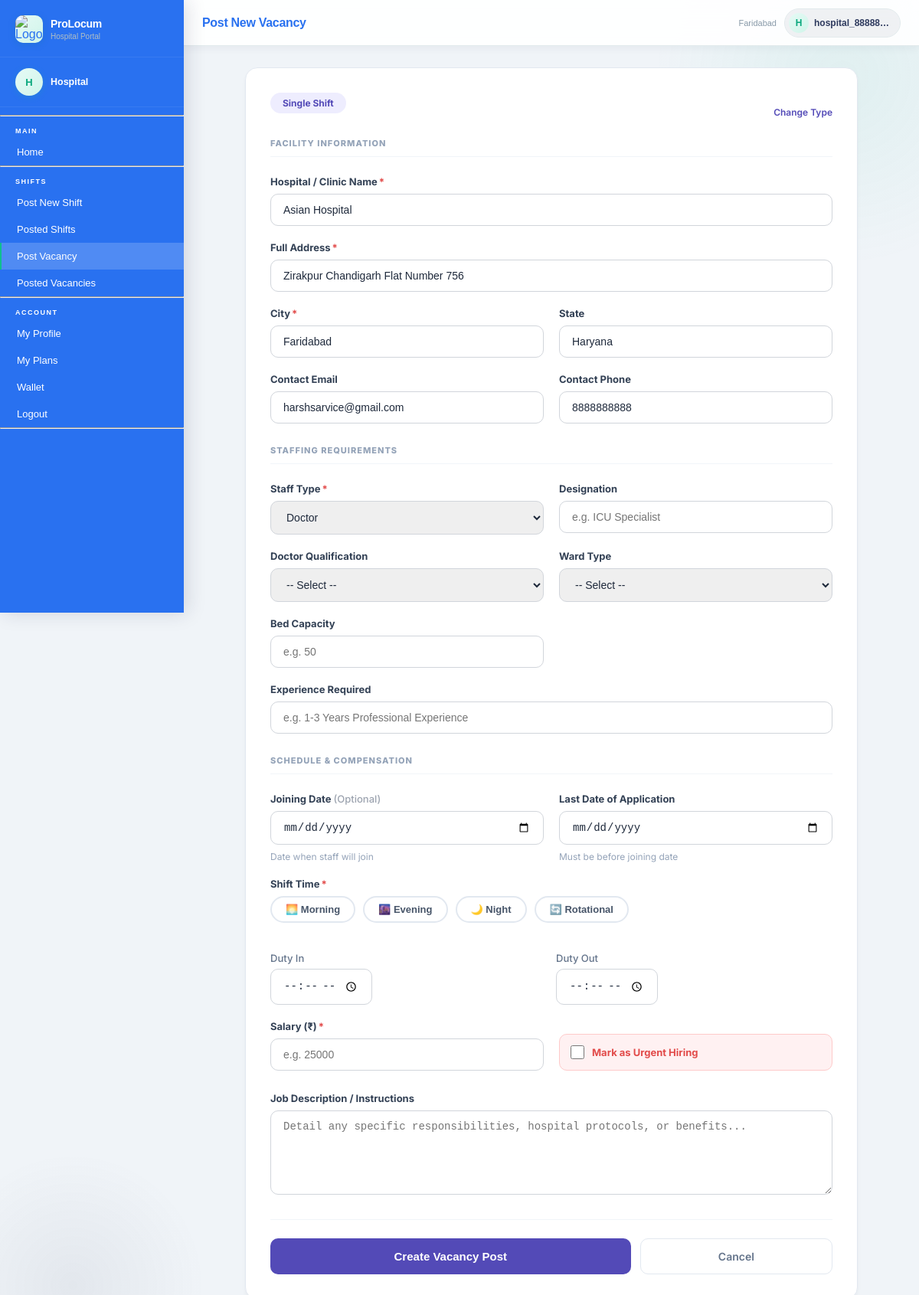
The app's page /hospitals/vacancy/post/ (signed in) with its own data.
### users/models.py (models this page shows, shortened)
class CustomUser(AbstractUser):
    ROLE_CHOICES = (
        ('doctor', 'Doctor'),
        ('nurse', 'Nurse'),
        ('hospital', 'Hospital'),
        ('admin', 'Admin'),
    )
    role   = models.CharField(max_length=20, choices=ROLE_CHOICES)
    mobile = models.CharField(max_length=10, unique=True, null=True, blank=True)  # ✅ Unique mobile

### hospitals/models.py (models this page shows, shortened)
class HospitalProfile(models.Model):
    HOSPITAL_TYPE_CHOICES = [
        ('private', 'Private'),
        ('government', 'Government'),
        ('trust', 'Trust / NGO'),
        ('clinic', 'Clinic'),
    ]
    user             = models.OneToOneField(settings.AUTH_USER_MODEL, on_delete=models.CASCADE, related_name='hospital_profile')
    hospital_name    = models.CharField(max_length=200)
    hospital_type    = models.CharField(max_length=20, choices=HOSPITAL_TYPE_CHOICES, blank=True)
    registration_no  = models.CharField(max_length=100, blank=True)
    is_registration_complete = models.BooleanField(default=False)
    contact_person   = models.CharField(max_length=150, blank=True)
    phone            = models.CharField(max_length=15, blank=True)
    email            = models.EmailField(blank=True)
    address          = models.TextField(blank=True)
    state            = models.CharField(max_length=100, blank=True)
    city             = models.CharField(max_length=100, blank=True)
    pincode          = models.CharField(max_length=10, blank=True)
    specialities     = models.TextField(blank=True)   # comma-separated
    bed_count        = models.PositiveIntegerField(null=True, blank=True)
    logo             = models.ImageField(upload_to='hospitals/logos/', null=True, blank=True)
    registration_doc = models.FileField(upload_to='hospitals/docs/', null=True, blank=True)
    pan_card         = models.FileField(upload_to='hospitals/pan/', null=True, blank=True)
    aadhar_photo     = models.FileField(upload_to='hospitals/aadhar/', null=True, blank=True)
    registered_state = models.CharField(max_length=100, blank=True)
    is_verified      = models.BooleanField(default=False)
    created_at       = models.DateTimeField(auto_now_add=True)
    updated_at       = models.DateTimeField(auto_now=True)
    STATUS_CHOICES = [
    ('pending', 'Pending'),
    ('approved', 'Approved'),
    ('rejected', 'Rejected'),
]
    verification_status = models.CharField(max_length=10, choices=STATUS_CHOICES, default='pending')

### hospitals/views.py (the view)
# urls.py: path('vacancy/post/',                           hospital_views.post_vacancy,                name='hospital_post_vacancy'),
@login_required
def post_vacancy(request):
    if request.method == 'POST':
        can_post, msg = can_post_vacancy(request.user)
        if not can_post:
            messages.error(request, f' {msg}')
            return redirect('hospital_posted_vacancies')
        form = VacancyForm(request.POST)
        if form.is_valid():
            vacancy = form.save(commit=False)
            vacancy.posted_by = request.user
            vacancy.save()
            use_vacancy_post_limit(request.user)
            messages.success(request, 'Vacancy posted successfully!')
            return redirect('hospital_posted_vacancies')
        return render(request, 'hospitals/post_vacancy_form.html', {
            'form': form,
            'shift_type': request.POST.get('shift_type', 'single'),
        })
    else:
        shift_type = 'single'
        form = VacancyForm()
        try:
            profile = request.user.hospital_profile
            form.initial['hospital_name'] = profile.hospital_name
            form.initial['location']      = profile.address
            form.initial['city']          = profile.city
            form.initial['state']         = profile.state
            form.initial['contact_email'] = profile.email if hasattr(profile, 'email') else ''
            form.initial['contact_phone'] = profile.phone if hasattr(profile, 'phone') else ''
        except Exception:
            pass
        return render(request, 'hospitals/post_vacancy_form.html', {
            'form': form,
            'shift_type': shift_type,
        })

### hospitals/templates/hospitals/post_vacancy_form.html (shortened to what this page needs)
{% extends 'hospitals/base.html' %}
{% block page_title %}Post New Vacancy{% endblock %}
{% block content %}
<div class="dash-wrap">
    <div class="form-card">
        <div style="display:flex; justify-content:space-between; align-items:center; margin-bottom:8px;">
            <div class="type-pill">
                <span>{% if shift_type == 'single' %}Single Shift{% else %}Multiple / Recurring Shift{% endif %}</span>
            </div>
            <a href="{% url 'hospital_post_vacancy' %}" style="font-size:12px; color:#534AB7; font-weight:600; text-decoration:none;">Change Type</a>
        </div>
        <form method="post" action="{% url 'hospital_post_vacancy' %}">
            <span class="form-section-title">Facility Information</span>
            <div class="f-grid">
                <div class="f-group f-full">
                    <label class="f-label">Hospital / Clinic Name<span class="required-star">*</span></label>
                    <input type="text" name="hospital_name" value="{{ form.hospital_name.value|default:'' }}" class="f-input" placeholder="e.g. City General Hospital" required>
                </div>
                <div class="f-group f-full">
                    <label class="f-label">Full Address<span class="required-star">*</span></label>
                    <input type="text" name="location" value="{{ form.location.value|default:'' }}" class="f-input" placeholder="Street, Building, Landmark" required>
                </div>
                <div class="f-group">
                    <label class="f-label">City<span class="required-star">*</span></label>
                    <input type="text" name="city" value="{{ form.city.value|default:'' }}" class="f-input" placeholder="e.g. New Delhi" required>
                </div>
                <div class="f-group">
                    <label class="f-label">State</label>
                    <input type="text" name="state" value="{{ form.state.value|default:'' }}" class="f-input" placeholder="e.g. Delhi">
                </div>
                <div class="f-group">
                    <label class="f-label">Contact Email</label>
                    <input type="email" name="contact_email" value="{{ form.contact_email.value|default:'' }}" class="f-input" placeholder="hr@hospital.com">
                </div>
                <div class="f-group">
                    <label class="f-label">Contact Phone</label>
                    <input type="text" name="contact_phone" value="{{ form.contact_phone.value|default:'' }}" class="f-input" placeholder="e.g. 9876543210">
                </div>
            </div>
            <span class="form-section-title">Staffing Requirements</span>
            <div class="f-grid">
                <div class="f-group">
                    <label class="f-label">Staff Type<span class="required-star">*</span></label>
                    <select name="staff_type" class="f-input" id="staff_type_select" onchange="toggleQual()">
                        <option value="doctor" {% if form.staff_type.value == 'doctor' %}selected{% endif %}>Doctor</option>
                    </select>
                </div>
                <div class="f-group">
                    <label class="f-label">Designation</label>
                    <input type="text" name="designation" value="{{ form.designation.value|default:'' }}" class="f-input" placeholder="e.g. ICU Specialist">
                </div>
                <div class="f-group" id="doctor_qual">
    <label class="f-label">Doctor Qualification</label>
    <select name="doctor_qualification" class="f-input">
        <option value="">-- Select --</option>
    </select>
</div>
                <div class="f-group">
                    <label class="f-label">Ward Type</label>
                    <select name="ward_type" class="f-input">
                        <option value="">-- Select --</option>
                    </select>
                </div>
                <div class="f-group">
                    <label class="f-label">Bed Capacity</label>
                    <input type="number" name="bed_capacity" value="{{ form.bed_capacity.value|default:'' }}" class="f-input" placeholder="e.g. 50">
                </div>
                <div class="f-group f-full">
                    <label class="f-label">Experience Required</label>
                    <input type="text" name="experience_required" value="{{ form.experience_required.value|default:'' }}" class="f-input" placeholder="e.g. 1-3 Years Professional Experience">
                </div>
            </div>
            <span class="form-section-title">Schedule & Compensation</span>
            <div class="f-grid">
                <div class="f-group">
    <label class="f-label">Joining Date <span style="color:#9ca3af; font-weight:500;">(Optional)</span></label>
    <input type="date" name="start_date" value="{{ form.start_date.value|default:'' }}" class="f-input">
    <span style="font-size:12px; color:#94a3b8;">Date when staff will join</span>
</div>
<div class="f-group">
    <label class="f-label">Last Date of Application</label>
    <input type="date" name="end_date" value="{{ form.end_date.value|default:'' }}" class="f-input">
    <span style="font-size:12px; color:#94a3b8;">Must be before joining date</span>
</div>
                <div class="f-group f-full">
                    <label class="f-label">Shift Time<span class="required-star">*</span></label>
                    <div style="display:flex; gap:10px; flex-wrap:wrap; margin-bottom:10px;">
                        <button type="button" class="shift-btn" onclick="setShift('06:00','14:00','Morning Shift',this)">🌅 Morning</button>
                        <button type="button" class="shift-btn" onclick="setShift('14:00','22:00','Evening Shift',this)">🌆 Evening</button>
                        <button type="button" class="shift-btn" onclick="setShift('22:00','06:00','Night Shift',this)">🌙 Night</button>
                        <button type="button" class="shift-btn" onclick="setShift('','','Rotational Shift',this)">🔄 Rotational</button>
                    </div>
                    <div style="display:flex; gap:12px; margin-top:4px;">
                        <div style="flex:1;">
                            <label class="f-label" style="font-weight:500; color:#64748b; margin-bottom:6px; display:block;">Duty In</label>
                            <input type="time" id="start_time_display" class="f-input"
                                   value="{{ form.start_time.value|default:'' }}"
                                   oninput="document.getElementById('start_time_input').value=this.value">
                        </div>
                        <div style="flex:1;">
                            <label class="f-label" style="font-weight:500; color:#64748b; margin-bottom:6px; display:block;">Duty Out</label>
                            <input type="time" id="end_time_display" class="f-input"
                                   value="{{ form.end_time.value|default:'' }}"
                                   oninput="document.getElementById('end_time_input').value=this.value">
                        </div>
                    </div>
                </div>
                <div class="f-group">
                    <label class="f-label">Salary (₹)<span class="required-star">*</span></label>
                    <input type="number" name="salary" value="{{ form.salary.value|default:'' }}" class="f-input" placeholder="e.g. 25000" required>
                </div>
                <div class="f-group" style="justify-content:flex-end;">
                    <label class="urgent-toggle">
                        <input type="checkbox" name="is_urgent" {% if form.is_urgent.value %}checked{% endif %} style="width:18px; height:18px; cursor:pointer;">
                        <span style="font-size:13px; font-weight:700; color:#E24B4A;">Mark as Urgent Hiring</span>
                    </label>
                </div>
            </div>
            <div class="f-group">
                <label class="f-label">Job Description / Instructions</label>
                <textarea name="job_description" class="f-input" placeholder="Detail any specific responsibilities, hospital protocols, or benefits...">{{ form.job_description.value|default:'' }}</textarea>
            </div>
            <div class="form-actions">
                <button type="submit" class="btn-publish">Create Vacancy Post</button>
                <a href="{% url 'hospital_posted_vacancies' %}" class="btn-cancel">Cancel</a>
            </div>
        </form>
    </div>
</div>
{% endblock %}

### hospitals/templates/hospitals/base.html (shortened to what this page needs)
{% load static %}
<!DOCTYPE html>
<html lang="hi">
<head>
  <link rel="stylesheet" href="{% static 'users/css/base.css' %}">
</head>
<body>
<aside class="sidebar" id="sidebar">
  {% if request.user.is_authenticated %}
  <div class="sidebar-brand">
    <div class="logo-icon">
      <img src="{% static 'users/images/Black_and_White_Circular_Art___Design_Logo-removebg-preview.png' %}" alt="Logo">
    </div>
    <div class="brand-text">
      <h1>ProLocum</h1>
      <p>Hospital Portal</p>
    </div>
  </div>
  <div class="sidebar-profile">
    <div class="profile-avatar">
      {% if profile.hospital_name %}{{ profile.hospital_name|first|upper }}{% else %}H{% endif %}
    </div>
    <div class="profile-info">
      <strong>{% if profile.hospital_name %}{{ profile.hospital_name }}{% else %}Hospital{% endif %}</strong>
    </div>
  </div>
  {% endif %}
  <nav class="sidebar-nav">
<hr>
    <div class="nav-section-label">Main</div>
    <a href="{% url 'hospital_dashboard' %}" class="nav-link {% if request.resolver_match.url_name == 'hospital_dashboard' %}active{% endif %}">
      Home
    </a>
<hr>
    <div class="nav-section-label">Shifts</div>
    {% if ctx_can_post_shift %}
      <a href="/hospitals/shifts/post/" class="nav-link {% if request.resolver_match.url_name == 'post_new_shift' %}active{% endif %}">
        Post New Shift
      </a>
      <a href="/hospitals/shifts/posted/" class="nav-link {% if request.resolver_match.url_name == 'posted_shifts' %}active{% endif %}">
        Posted Shifts
      </a>
    {% endif %}
    {% if ctx_can_post_vacancy %}
      <a href="{% url 'hospital_post_vacancy' %}" class="nav-link {% if request.resolver_match.url_name == 'hospital_post_vacancy' %}active{% endif %}">
        Post Vacancy
      </a>
      <a href="{% url 'hospital_posted_vacancies' %}" class="nav-link {% if request.resolver_match.url_name == 'hospital_posted_vacancies' %}active{% endif %}">
        Posted Vacancies
      </a>
    {% endif %}
<hr>
    <div class="nav-section-label">Account</div>
    <a href="{% url 'hospital_my_profile' %}" class="nav-link {% if request.resolver_match.url_name == 'hospital_my_profile' %}active{% endif %}">
      My Profile
    </a>
    <a href="{% url 'my_plans' %}" class="nav-link {% if request.resolver_match.url_name == 'my_plans' %}active{% endif %}">
      My Plans
    </a>
    <a href="{% url 'hospital_wallet' %}" class="nav-link">
    Wallet
</a>
    <a href="{% url 'logout' %}" class="nav-link">Logout</a>
<hr>
  </nav>
</aside>
<main class="main">
  <div class="topbar">
    <div class="topbar-left">
      <span class="topbar-title">{% block page_title %}Dashboard{% endblock %}</span>
    </div>
    <div class="topbar-right">
      {% if request.user.hospital_profile.city %}
      <span class="city-tag">{{ request.user.hospital_profile.city }}</span>
      {% endif %}
      <div class="user-chip">
        <div class="user-avatar">
          {% if profile.hospital_name %}{{ profile.hospital_name|first|upper }}{% else %}{{ request.user.username|first|upper }}{% endif %}
        </div>
        <span class="user-name">
          {% if profile.hospital_name %}{{ profile.hospital_name }}{% else %}{{ request.user.username }}{% endif %}
        </span>
      </div>
    </div>
  </div>
  <div class="content">
    {% block content %}{% endblock %}
  </div>
</main>
</body>
</html>

### records on screen
CustomUser: user.hospital_profile.city "Faridabad", user.username|first "H", user.username "hospital_88888…"
HospitalProfile: hospital_name "Asian Hospital", location "Zirakpur Chandigarh Flat Number 756", city "Faridabad", state "Haryana", contact_email "harshsarvice@gmail.com", contact_phone "8888888888"
